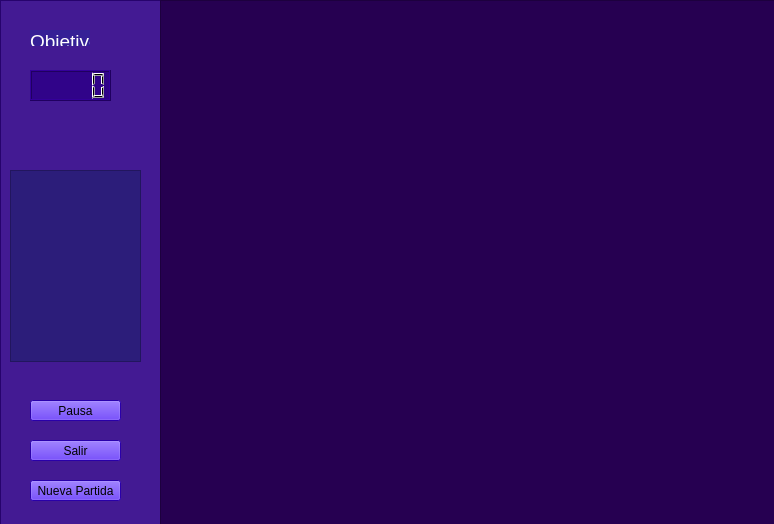
<?xml version="1.0" encoding="UTF-8"?>
<ui version="4.0">
 <class>Form</class>
 <widget class="QWidget" name="Form">
  <property name="geometry">
   <rect>
    <x>0</x>
    <y>0</y>
    <width>774</width>
    <height>524</height>
   </rect>
  </property>
  <property name="windowTitle">
   <string>Form</string>
  </property>
  <widget class="QFrame" name="frame">
   <property name="geometry">
    <rect>
     <x>0</x>
     <y>0</y>
     <width>161</width>
     <height>531</height>
    </rect>
   </property>
   <property name="styleSheet">
    <string notr="true">background-color: rgb(49, 0, 158);
background-color: rgba(46, 0, 136, 227);</string>
   </property>
   <property name="frameShape">
    <enum>QFrame::StyledPanel</enum>
   </property>
   <property name="frameShadow">
    <enum>QFrame::Raised</enum>
   </property>
   <widget class="QLabel" name="label">
    <property name="geometry">
     <rect>
      <x>30</x>
      <y>30</y>
      <width>60</width>
      <height>16</height>
     </rect>
    </property>
    <property name="styleSheet">
     <string notr="true">background-color: rgba(51, 33, 150, 217);</string>
    </property>
    <property name="text">
     <string>&lt;html&gt;&lt;head/&gt;&lt;body&gt;&lt;p&gt;&lt;span style=&quot; font-size:14pt; color:#ffffff;&quot;&gt;Objetivo&lt;/span&gt;&lt;/p&gt;&lt;/body&gt;&lt;/html&gt;</string>
    </property>
   </widget>
   <widget class="QListWidget" name="listWidget">
    <property name="geometry">
     <rect>
      <x>10</x>
      <y>170</y>
      <width>131</width>
      <height>192</height>
     </rect>
    </property>
    <property name="styleSheet">
     <string notr="true">background-color: rgb(44, 29, 122);</string>
    </property>
   </widget>
   <widget class="QLCDNumber" name="lcdNumber">
    <property name="geometry">
     <rect>
      <x>30</x>
      <y>70</y>
      <width>81</width>
      <height>31</height>
     </rect>
    </property>
   </widget>
   <widget class="QPushButton" name="pausar">
    <property name="geometry">
     <rect>
      <x>30</x>
      <y>400</y>
      <width>91</width>
      <height>21</height>
     </rect>
    </property>
    <property name="styleSheet">
     <string notr="true">background-color: rgb(59, 0, 237);</string>
    </property>
    <property name="text">
     <string>Pausa</string>
    </property>
   </widget>
   <widget class="QPushButton" name="salir">
    <property name="geometry">
     <rect>
      <x>30</x>
      <y>440</y>
      <width>91</width>
      <height>21</height>
     </rect>
    </property>
    <property name="styleSheet">
     <string notr="true">background-color: rgb(59, 0, 237);</string>
    </property>
    <property name="text">
     <string>Salir</string>
    </property>
   </widget>
   <widget class="QPushButton" name="new_game">
    <property name="geometry">
     <rect>
      <x>30</x>
      <y>480</y>
      <width>91</width>
      <height>21</height>
     </rect>
    </property>
    <property name="styleSheet">
     <string notr="true">background-color: rgb(59, 0, 237);</string>
    </property>
    <property name="text">
     <string>Nueva Partida</string>
    </property>
   </widget>
  </widget>
  <widget class="QFrame" name="frame_2">
   <property name="geometry">
    <rect>
     <x>160</x>
     <y>0</y>
     <width>621</width>
     <height>531</height>
    </rect>
   </property>
   <property name="styleSheet">
    <string notr="true">background-color: rgb(38, 0, 81);</string>
   </property>
   <property name="frameShape">
    <enum>QFrame::StyledPanel</enum>
   </property>
   <property name="frameShadow">
    <enum>QFrame::Raised</enum>
   </property>
  </widget>
 </widget>
 <resources/>
 <connections/>
</ui>
